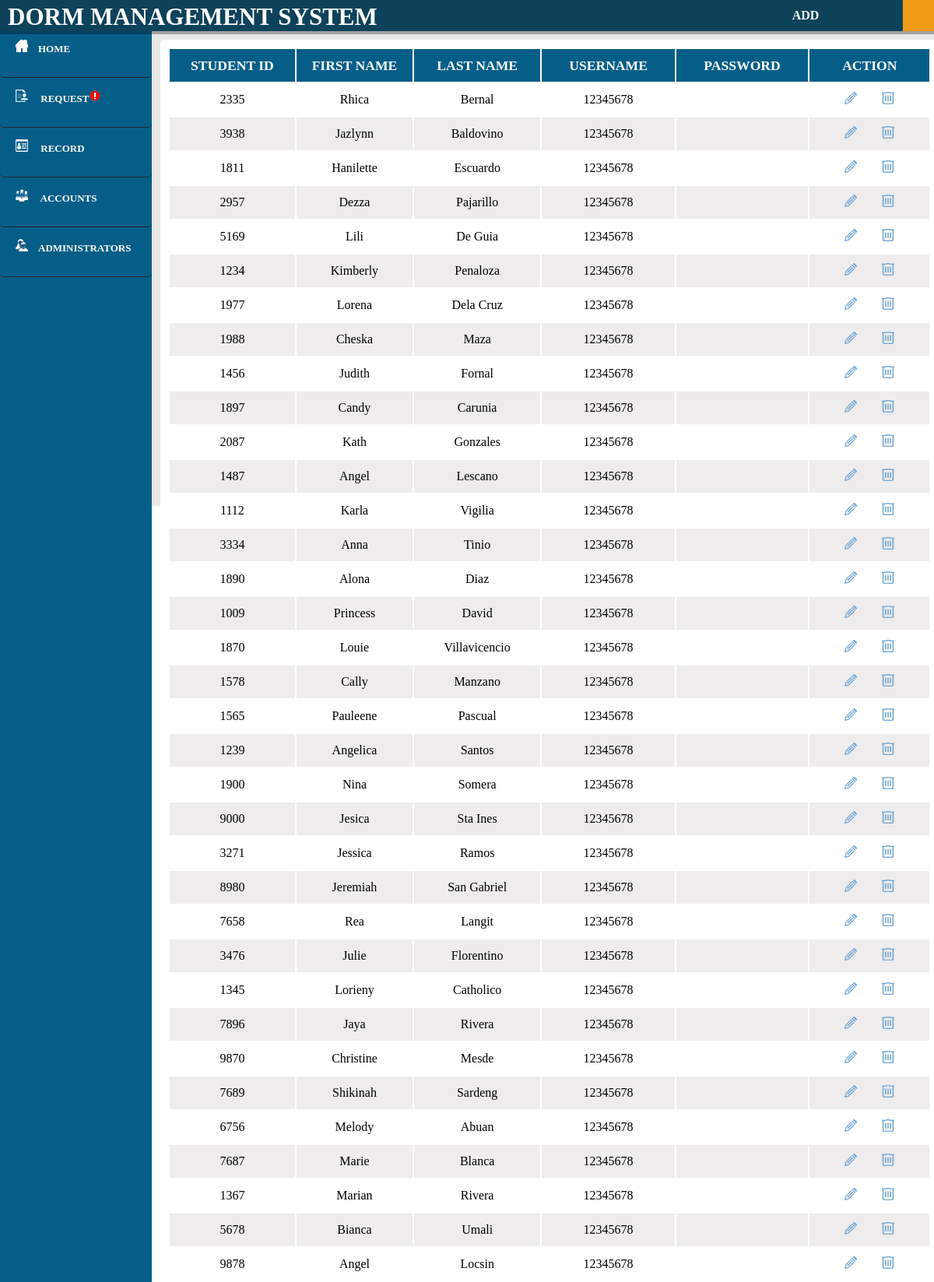
The app's page /DMS/admin_accountRecord.php (signed in, upper part) with its own data.
### tables this page shows
CREATE TABLE `student_accounts` (
  `account_id` int(11) NOT NULL,
  `student_id` varchar(20) NOT NULL,
  `fname` varchar(20) NOT NULL,
  `lname` varchar(20) NOT NULL,
  `request` varchar(20) NOT NULL DEFAULT 'Made',
  `Username` varchar(20) NOT NULL,
  `Password` varchar(20) NOT NULL
);

### DMS/admin_accountRecord.php (the view, shortened to what this page needs)
<!DOCTYPE html>
<html>
	<head>
		<link rel="stylesheet" type="text/css" href="Blog.css">
		<link rel="stylesheet" type="text/css" href="user.css">
		<link rel="stylesheet" type="text/css" href="modal.css">
			<header>
			<?php
				include 'connect.php';
				$user=$_SESSION['login_user'];
				$qry="select * from user where Username='$user';";
				$result=mysqli_query($con,$qry);
				while($rows=mysqli_fetch_array($result))
				{
					$fname = $rows['Username'];
				}
		?>
			<font face="Century Gothic">
			<div id="nav">
					<nav>
					<ul>
						<li id="titlename">DORM MANAGEMENT SYSTEM</li>
						<li id="login"><a href=""><?php echo $fname?></a>
						</li>
					</ul>
					<BUTTON id="btnadd" TYPE="BUTTON" onclick="btn1()"><font color="#ffffff" size="3"><b>ADD</font></BUTTON>
				</nav>
			</div></font>
		</header>
	</head>
	<body>
	<article><br><br>
	<b>
		<div id="leftnav"><a href="admin_home.php"><img src="images/home1.png">&emsp;<font color="#ffffff">HOME</a></font></div>
			<?php
			include 'connect.php';
			$sql = "SELECT * FROM student WHERE request='Pending' AND seen1 = 0";
			$result = mysqli_query($con, $sql);
			if($result) {
				if(mysqli_num_rows($result) > 0) {
					echo "<div id=\"leftnav\"><a href=\"admin_studentRequest.php\"><img src=\"images/studentreq.png\">&emsp;<font color=\"#ffffff\"> REQUEST<img src='notif.png'/></a></font></div>";
				} else {
					echo "<div id=\"leftnav\"><a href=\"admin_studentRequest.php\"><img src=\"images/studentreq.png\">&emsp;<font color=\"#ffffff\"> REQUEST</a></font></div>";
				}
			}
			?>
		<div id="leftnav"><a href="admin_studentRecord.php"><img src="images/record.png">&emsp;<font color="#ffffff"> RECORD</a></font></div>
		<div id="leftnav"><a href="admin_accountRecord.php"><img src="images/student.png">&emsp;<font color="#ffffff"> ACCOUNTS</a></font></div>
		<div id="leftnav"><a href="accounts_view.php"><img src="images/admin.png">&emsp;<font color="#ffffff">ADMINISTRATORS </a></font><br></div>
	</b>
	</article>
		<aside>
			<div id="right">
				<table class="alternate">
					<tr>
					<th>STUDENT ID</th>
					<th>FIRST NAME</th>
					<th>LAST NAME</th>
					<th>USERNAME</th>
					<th>PASSWORD</th>
	<th colspan="2"><center>ACTION</center></th>
						<?php
							function displayimage()
							{
								$con = mysqli_connect("localhost","root","","dorm");
								$qry="select * from student_accounts;";
								$str="";
								$result=mysqli_query($con,$qry);
								while($rows=mysqli_fetch_array($result))
								{
								$str = $str.	"<tr>
						<td>".$rows[1]."</td>
						<td>".$rows[2]."</td>
						<td>".$rows[3]."</td>
						<td>".$rows[6]."</td>
						<td>".$rows[7]."</td>
						<td><button><a href = 'edit_account.php?id=".$rows['0']."'><center><img src='up.png'/></a></button>&emsp;
						<button><a href = 'delete_user.php?id=".$rows['0']."'><center><img src='del.png'/></a></button></td>
						</tr>"
						;
								}
						 echo $str;
							}
							displayimage();
						?>
						</table>
			</div>
		</aside>
	</body>
</html>

### DMS/Blog.css (style rules this page uses)
a { color: #00a2ff; text-decoration: none; }
body { overflow-x: hidden; margin: 0px; font-family: Century Gothic; }
::placeholder { color: rgba(255,255,255,.5); }
nav { text-align: center; background-color: #0e425a; position: relative; padding: 0px 60px 0px 754px; width: 100%; position: fixed; z-index: 2; box-shadow: 0px 0px 0px 4px rgba(0,0,0,.3); font-weight: bold; }
nav ul { list-style: none; margin: 0; padding: 0; }
nav > ul > li { float: left; }
nav ul li a { display: inline-block; color: #ffffff; padding: 10px 20px; text-decoration: none; width: 160px; }

### DMS/user.css (style rules this page uses)
* { font-color: #fff; }
article { padding: 0 auto; background-color: #055e88; float: left; height: 100%; width: 195px; position: fixed; }
aside { background-color: #e8e8e6; padding: 3% 2% 2% 3%; height: 604px; height: 100%; }
#right { background-color: #ffffff; height: 0 auto%; margin-top: 15px; padding: 10px; width: 86%; margin-left: 170px; }
#leftnav { background-color: #055e88; height: 38px; width: 170px; margin: 0px; font-size: 13px; padding: 15px 5px 10px 20px; border-bottom: solid 1px #232729; }
#btnadd { background-color: #055e88; height: 40px; width: 300px; margin: 0px; margin-left: -130px; margin-top: -5px; }
nav { text-align: center; background-color: #0e425a; position: relative; padding: 0px 60px 0px 1160px; width: 100%; height: 40px; position: fixed; z-index: 2; box-shadow: 0px 0px 0px 4px rgba(0,0,0,.3); font-weight: bold; }
nav ul { list-style: none; margin: 0; padding: 0; }
nav > ul > li { float: left; }
nav ul li { background-color: #f09c16; color: #ffffff; list-style: none; }
nav ul li a { background-color: #f09c16; color: #fff; }
nav ul li a { display: inline-block; color: #fff; padding: 10px 10px; text-decoration: none; width: 170px; }
body { font-family: century gothic; }
#login { background-color: #f09c16; font-color: #000; margin-top: -40px; height: 40px; }
div { border-radius: 5px; background-color: #f2f2f2; }
table { width: 100%; }
td,th { text-align: center; width: 270px; height: 40px; color:#000000; font-family: century gothic; }
th { font-size: 110%; background-color: #055e88; color: #ffffff; }
td { font-weight: normal; }
.alternate tr { background-color: #eeecec; }
.alternate tr:nth-child(2n) { background-color: #ffffff; }
button { background: none; border: none; }
body { height: 590px }
#right { height: 100% }
#titlename { color: #fff; font-weight: bold; font-size: 31px; font-family: Space Age; padding-top: 4px; margin-left: -1150px; background-color: #0e425a; }
#leftnav { font-size: 13px }

### DMS/modal.css (style rules this page uses)
* { font-family: Century Gothic; }
#login { padding-top: 40px; }
table { padding-top: 0px; }
td,th { text-align: center; width: 250px; height: 40px; font-family: century gothic; }

### DMS/admin_accountRecord.php (style rules this page uses)
* { color: #ffffff; }
#titlename { color: #fff; font-weight: bold; font-size: 31px; font-family: Space Age; padding-top: 4px; margin-left: -1150px; background-color: #0e425a; }
#btnadd { background-color: #0e425a; position: absolute; margin-left: -870px; margin-top: 0px; width:100px; }

### records on screen
student_accounts: student "2335", fname "Rhica", lname "Bernal", Password "12345678"
student_accounts: student "3938", fname "Jazlynn", lname "Baldovino", Password "12345678"
student_accounts: student "1811", fname "Hanilette", lname "Escuardo", Password "12345678"
student_accounts: student "2957", fname "Dezza", lname "Pajarillo", Password "12345678"
student_accounts: student "5169", fname "Lili", lname "De Guia", Password "12345678"
student_accounts: student "1234", fname "Kimberly", lname "Penaloza", Password "12345678"
student_accounts: student "1977", fname "Lorena", lname "Dela Cruz", Password "12345678"
student_accounts: student "1988", fname "Cheska", lname "Maza", Password "12345678"
student_accounts: student "1456", fname "Judith", lname "Fornal", Password "12345678"
student_accounts: student "1897", fname "Candy", lname "Carunia", Password "12345678"
student_accounts: student "2087", fname "Kath", lname "Gonzales", Password "12345678"
student_accounts: student "1487", fname "Angel", lname "Lescano", Password "12345678"
student_accounts: student "1112", fname "Karla", lname "Vigilia", Password "12345678"
student_accounts: student "3334", fname "Anna", lname "Tinio", Password "12345678"
student_accounts: student "1890", fname "Alona", lname "Diaz", Password "12345678"
student_accounts: student "1009", fname "Princess", lname "David", Password "12345678"
student_accounts: student "1870", fname "Louie", lname "Villavicencio", Password "12345678"
student_accounts: student "1578", fname "Cally", lname "Manzano", Password "12345678"
student_accounts: student "1565", fname "Pauleene", lname "Pascual", Password "12345678"
student_accounts: student "1239", fname "Angelica", lname "Santos", Password "12345678"
student_accounts: student "1900", fname "Nina", lname "Somera", Password "12345678"
student_accounts: student "9000", fname "Jesica", lname "Sta Ines", Password "12345678"
student_accounts: student "3271", fname "Jessica", lname "Ramos", Password "12345678"
student_accounts: student "8980", fname "Jeremiah", lname "San Gabriel", Password "12345678"
student_accounts: student "7658", fname "Rea", lname "Langit", Password "12345678"
student_accounts: student "3476", fname "Julie", lname "Florentino", Password "12345678"
student_accounts: student "1345", fname "Lorieny", lname "Catholico", Password "12345678"
student_accounts: student "7896", fname "Jaya", lname "Rivera", Password "12345678"
student_accounts: student "9870", fname "Christine", lname "Mesde", Password "12345678"
student_accounts: student "7689", fname "Shikinah", lname "Sardeng", Password "12345678"
student_accounts: student "6756", fname "Melody", lname "Abuan", Password "12345678"
student_accounts: student "7687", fname "Marie", lname "Blanca", Password "12345678"
student_accounts: student "1367", fname "Marian", lname "Rivera", Password "12345678"
student_accounts: student "5678", fname "Bianca", lname "Umali", Password "12345678"
student_accounts: student "9878", fname "Angel", lname "Locsin", Password "12345678"
